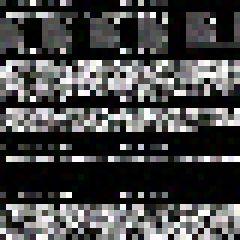
#> input picture augmentation_test_samples/vpn_youtube_A-10.8.8.138_58205_17_74.125.226.46_443_aug1.png, 40 x 40 px (shown 6 times larger); its folder holds only this picture in this run
$ python -i augmentation.py   (imports and definitions only)
#> lines starting #> are read from the running program, lines starting #| are printed output that depends on the picture
"""数据增强模块 - 专门针对类别不平衡问题"""

import torch
import torch.nn.functional as F
import numpy as np
from PIL import Image, ImageEnhance, ImageFilter
import random
from pathlib import Path
import os
from tqdm import tqdm


class TrafficImageAugmenter:
    """流量图像数据增强器"""

    def __init__(self, rotation_range=5, brightness_range=(0.9, 1.1),
                 contrast_range=(0.9, 1.1), noise_level=0.02, blur_prob=0.3):
        self.rotation_range = rotation_range
        self.brightness_range = brightness_range
        self.contrast_range = contrast_range
        self.noise_level = noise_level
        self.blur_prob = blur_prob

    def augment_image(self, image_path, output_path, num_augments=5):
        """对单张图像生成多个增强版本"""
#> called with output_path = 'out.png', num_augments = 5
        img = Image.open(image_path).convert('RGB')
#> img is the input picture: PIL image 40x40 RGB; mean R, G, B 71.6, 71.8, 71.6
        base_name = Path(image_path).stem

        for i in range(num_augments):
            aug_img = self._apply_augmentation(img)
            save_path = os.path.join(output_path, f"{base_name}_aug{i+1}.png")
            aug_img.save(save_path)
#> this loop made 5 passes
#> pass 1, in _apply_augmentation, `aug_img = aug_img.rotate(angle, resample=Image.BILINEAR)`:
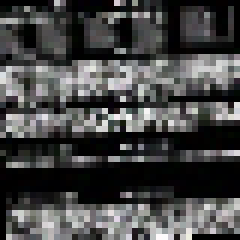
#> aug_img: PIL image 40x40 RGB (shown 6 times larger); mean R, G, B 69.7, 69.8, 69.7
#> after the loop:
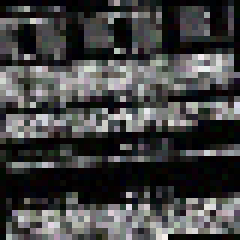
#> aug_img: PIL image 40x40 RGB (shown 6 times larger); mean R, G, B 67.5, 67.4, 67.4

    def _apply_augmentation(self, img):
        """应用随机增强变换"""
        aug_img = img.copy()

        # 小角度旋转
        if random.random() > 0.5:
            angle = random.uniform(-self.rotation_range, self.rotation_range)
            aug_img = aug_img.rotate(angle, resample=Image.BILINEAR)

        # 亮度调整
        if random.random() > 0.5:
            factor = random.uniform(*self.brightness_range)
            enhancer = ImageEnhance.Brightness(aug_img)
            aug_img = enhancer.enhance(factor)

        # 对比度调整
        if random.random() > 0.5:
            factor = random.uniform(*self.contrast_range)
            enhancer = ImageEnhance.Contrast(aug_img)
            aug_img = enhancer.enhance(factor)

        # 高斯噪声
        if random.random() > 0.5:
            aug_img = self._add_gaussian_noise(aug_img)

        # 轻微模糊
        if random.random() > (1 - self.blur_prob):
            aug_img = aug_img.filter(ImageFilter.GaussianBlur(radius=0.5))

        return aug_img

    def _add_gaussian_noise(self, img):
        """添加高斯噪声"""
        img_array = np.array(img).astype(np.float32) / 255.0
        noise = np.random.normal(0, self.noise_level, img_array.shape)
        noisy_img = np.clip(img_array + noise, 0, 1)
        return Image.fromarray((noisy_img * 255).astype(np.uint8))


class MixupAugmenter:
    """Mixup数据增强"""

    def __init__(self, alpha=0.2):
        self.alpha = alpha

    # [14 lines left out: function mixup_data, not called in this run]

    def mixup_criterion(self, criterion, pred, y_a, y_b, lam):
        """Mixup损失函数"""
        return lam * criterion(pred, y_a) + (1 - lam) * criterion(pred, y_b)


# [77 lines left out: functions balance_dataset, create_balanced_sampler, not called in this run]

>>> result = TrafficImageAugmenter().augment_image('../augmentation_test_samples/vpn_youtube_A-10.8.8.138_58205_17_74.125.226.46_443_aug1.png', 'out.png')

$ run again, on augmentation_test_samples/vpn_youtube_A-10.8.8.138_58205_17_74.125.226.46_443_aug3.png
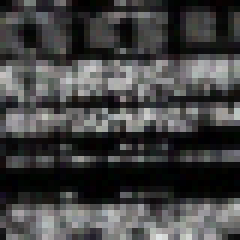
#> input picture augmentation_test_samples/vpn_youtube_A-10.8.8.138_58205_17_74.125.226.46_443_aug3.png, 40 x 40 px (shown 6 times larger)
#> in augment_image, img is the input picture: PIL image 40x40 RGB; mean R, G, B 67.1, 67, 67
#> the loop in augment_image, `for i in range(num_augments):` made 5 passes
#> pass 1, in _apply_augmentation, `aug_img = aug_img.rotate(angle, resample=Image.BILINEAR)`:
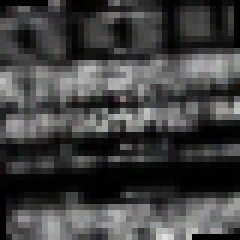
#> aug_img: PIL image 40x40 RGB (shown 6 times larger); mean R, G, B 65.5, 65.4, 65.4
#> after the loop in augment_image, `for i in range(num_augments):`:
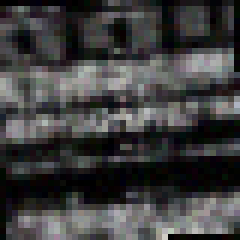
#> aug_img: PIL image 40x40 RGB (shown 6 times larger); mean R, G, B 63, 62.7, 63

$ run again, on augmentation_test_samples/vpn_youtube_A-208.117.251.116_443_6_10.8.8.138_56570_aug2.png
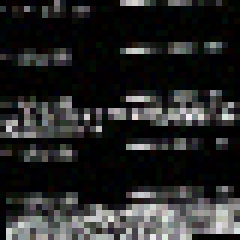
#> input picture augmentation_test_samples/vpn_youtube_A-208.117.251.116_443_6_10.8.8.138_56570_aug2.png, 40 x 40 px (shown 6 times larger)
#> in augment_image, img is the input picture: PIL image 40x40 RGB; mean R, G, B 38.9, 39, 38.9
#> the loop in augment_image, `for i in range(num_augments):` made 5 passes
#> pass 1, in _apply_augmentation, `aug_img = aug_img.rotate(angle, resample=Image.BILINEAR)`:
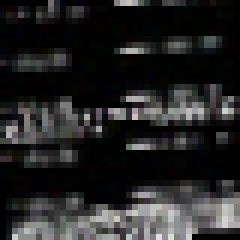
#> aug_img: PIL image 40x40 RGB (shown 6 times larger); mean R, G, B 37.4, 37.6, 37.5
#> after the loop in augment_image, `for i in range(num_augments):`:
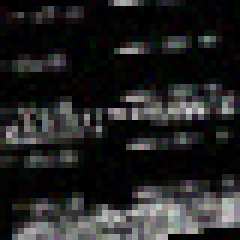
#> aug_img: PIL image 40x40 RGB (shown 6 times larger); mean R, G, B 35.4, 35.2, 35.4

$ run again, on augmentation_test_samples/vpn_youtube_A-74.125.226.46_443_17_10.8.8.138_48603_aug1.png
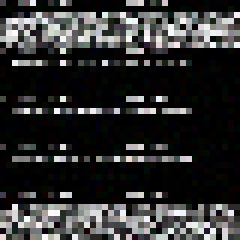
#> input picture augmentation_test_samples/vpn_youtube_A-74.125.226.46_443_17_10.8.8.138_48603_aug1.png, 40 x 40 px (shown 6 times larger)
#> in augment_image, img is the input picture: PIL image 40x40 RGB; mean R, G, B 49.1, 49.1, 49.1
#> the loop in augment_image, `for i in range(num_augments):` made 5 passes
#> pass 1, in _apply_augmentation, `aug_img = aug_img.rotate(angle, resample=Image.BILINEAR)`:
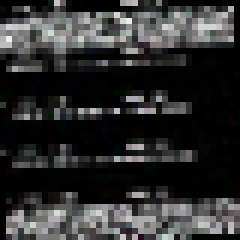
#> aug_img: PIL image 40x40 RGB (shown 6 times larger); mean R, G, B 47.3, 47.3, 47.4
#> after the loop in augment_image, `for i in range(num_augments):`:
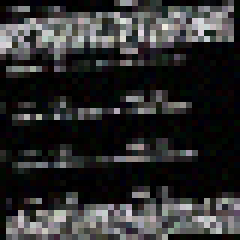
#> aug_img: PIL image 40x40 RGB (shown 6 times larger); mean R, G, B 46.1, 45.9, 46.2
